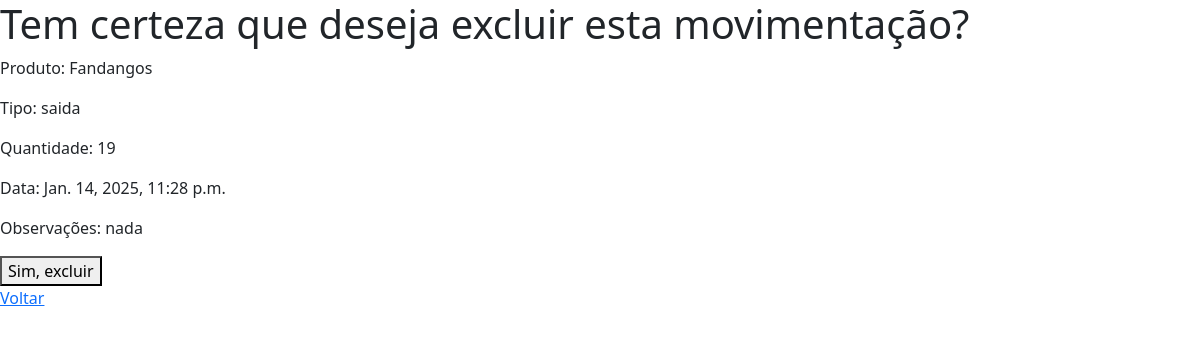
/movimentacaoestoque/deletar/0/, run on the app's committed database.
### estoque/models.py (models this page shows, shortened)
class MovimentacaoEstoque(models.Model):
    id_movimentacao = models.AutoField(primary_key=True, default=0)
    produto = models.ForeignKey('estoque.Produto', on_delete=models.CASCADE)
    tipo = models.CharField(max_length=20, choices=[('entrada', 'Entrada'), ('saida', 'Saída')])
    quantidade = models.IntegerField()
    data_movimentacao = models.DateTimeField(default=timezone.now)
    observacoes = models.TextField(blank=True, null=True)

class Produto(models.Model):
    id_produto = models.AutoField(primary_key=True)
    nome = models.CharField(max_length=100)
    quantidade = models.IntegerField()
    preco = models.DecimalField(max_digits=10, decimal_places=2)
    categoria = models.ForeignKey(
        'estoque.Categoria',
        on_delete=models.CASCADE,
        null=True,
        blank=True
    )
    descricao = models.TextField(default="")
    fornecedores = models.ManyToManyField('estoque.Fornecedor', related_name="produtos")

### estoque/views.py (the view)
# urls.py: path('movimentacaoestoque/deletar/<int:id>/', views.deletar_movimentacao, name='deletar_movimentacao'),
def deletar_movimentacao(request, id):
    movimentacao = get_object_or_404(MovimentacaoEstoque, id_movimentacao=id)
    if request.method == 'POST':
        movimentacao.delete()
        return redirect('listar_movimentacoes')
    return render(request, 'movimentacaoestoque/deletar_movimentacao.html', {'movimentacao': movimentacao})

### estoque/templates/movimentacaoestoque/deletar_movimentacao.html (shortened to what this page needs)
<!DOCTYPE html>
<html lang="pt-br">
<head>
    <link href="https://cdn.jsdelivr.net/npm/bootstrap@5.3.3/dist/css/bootstrap.min.css" rel="stylesheet"
>
</head>
<body>
    <h1>Tem certeza que deseja excluir esta movimentação?</h1>
    <p>Produto: {{ movimentacao.produto.nome }}</p>
    <p>Tipo: {{ movimentacao.tipo }}</p>
    <p>Quantidade: {{ movimentacao.quantidade }}</p>
    <p>Data: {{ movimentacao.data_movimentacao }}</p>
    <p>Observações: {{ movimentacao.observacoes }}</p>
    <form method="POST">
        <button type="submit">Sim, excluir</button>
    </form>
    <a href="{% url 'listar_movimentacoes' %}">Voltar</a>
</body>
</html>

### data on the page
MovimentacaoEstoque: produto.nome "Fandangos", tipo "saida", quantidade "19", data_movimentacao "Jan. 14, 2025, 11:28 p.m.", observacoes "nada"
